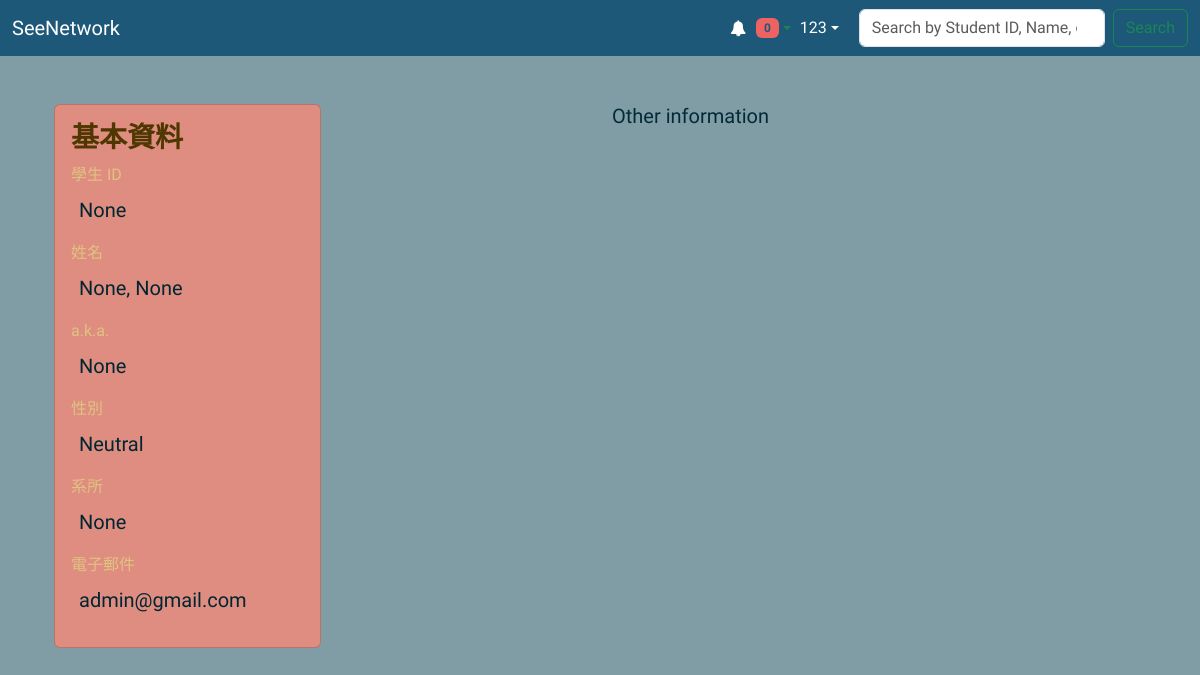
/profile/wecdqwdwqdc (signed in), run on the app's committed database.
### accounts/models.py (models this page shows, shortened)
class CustomUser(AbstractUser):
    student_id = models.CharField(max_length=10, unique=True, blank=True, null=True)
    first_name = models.CharField(max_length=30, blank=True, null=True)
    last_name = models.CharField(max_length=30, blank=True, null=True)
    nick_name = models.CharField(max_length=30, blank=True, null=True)
    gender = models.CharField(max_length=1, default='n', choices=Gender.choices)
    department = models.CharField(max_length=10, blank=True, null=True, choices=Department.choices)
    slug = models.SlugField(max_length=25, verbose_name='User Slug', unique=True)
    class Meta:
        verbose_name = 'User'
        verbose_name_plural = 'Users'

### accounts/views.py (the view)
# urls.py: path('profile/<slug:user_slug>', accounts_views.profile_view, name='profile_view'),
def profile_view(request, user_slug):
    user = request.user
    profile_owner = get_object_or_404(User, slug=user_slug)
    profile_form = UserProfileForm(instance=profile_owner)
    if request.method == 'GET':
    	show_current_profile=True
    if request.method == 'POST':
        profile_form = UserProfileForm(request.POST, instance=user)
        if profile_form.is_valid():
            profile_form.save()
    return render(request, 'profile.html', {'user': user, 'profile_owner': profile_owner, 'profile_form': profile_form, 'show_current_profile': show_current_profile, 'slug': user_slug})

### accounts/forms.py
class UserProfileForm(forms.ModelForm):
    email = forms.CharField(max_length=254, required=True, widget=forms.EmailInput())
    class Meta:
        model = User
        fields = ['student_id', 'first_name', 'last_name', 'nick_name', 'gender', 'department', 'email']

### templates/profile.html (shortened to what this page needs)
{% extends 'base.html' %}
{% load static %}
{% block stylesheet %}
  <link rel="stylesheet" href="{% static 'css/dark-light.css' %}">
{% endblock %}
{% load user_filter %}
{% block content %}
  <div class="container-fluid adaptive">
    <div class="row">
      <div class="col-md-6">
        <div class="card w-50 profile-adaptive">
          <div class="card-body">
            <h5 class="card-title fs-3 fw-bolder profile-adaptive">基本資料</h5>
            <div class="mb-3">
              <label for="student_id" class="form-label fs-6 profile-adaptive">學生 ID</label>
              <p class="fw-normal ms-2 fs-5 profile-adaptive">{{ profile_owner.student_id }}</p>
            </div>
            <div class="mb-3">
              <label for="first_name" class="form-label fs-6 profile-adaptive">姓名</label>
              <p class="fw-normal ms-2 fs-5 profile-adaptive">{{ profile_owner.first_name }}, {{ profile_owner.last_name }}</p>
            </div>
            <div class="mb-3">
              <label for="nick_name" class="form-label fs-6 profile-adaptive">a.k.a.</label>
              <p class="fw-normal ms-2 fs-5 profile-adaptive">{{ profile_owner.nick_name }}</p>
            </div>
            <div class="mb-3">
              <label for="gender" class="form-label fs-6 profile-adaptive">性別</label>
              <p class="fw-normal ms-2 fs-5 profile-adaptive">{{ profile_owner.get_gender_display }}</p>
            </div>
            <div class="mb-3">
              <label for="department" class="form-label fs-6 profile-adaptive">系所</label>
              <p class="fw-normal ms-2 fs-5 profile-adaptive">{{ profile_owner.get_department_display }}</p>
            </div>
            <div class="mb-3">
              <label for="email" class="form-label fs-6 profile-adaptive">電子郵件</label>
              <p class="fw-normal ms-2 fs-5 profile-adaptive">{{ profile_owner.email }}</p>
            </div>
          </div>
        </div>
      </div>
      <div class="col-md-6">
        <h5 class="card-title">Other information</h5>
      </div>
    </div>
  </div>
  {% if profile_owner.slug  == user.slug %}
  {% load crispy_forms_tags %}
  {% endif %}
{% endblock %}

### templates/includes/nav.html (shortened to what this page needs)
<nav class="navbar navbar-expand-lg" style="background-color: #1D5879;">
  <div class="container-fluid">
    <a class="navbar-brand" href="{% url 'home' %}" style="color: white;">SeeNetwork</a>
    <div class="collapse navbar-collapse" id="mainMenu">
      <ul class="navbar-nav ms-auto">
        {% if user.is_authenticated %}{% load notifications_tags %}
          <li class="nav-item dropdown notification-ui">
            <a href="#" class="font-weight-bold text-success nav-link dropdown-toggle" id="notificationMenu" role="button" data-bs-toggle="dropdown" aria-haspopup="true" aria-expanded="false" style="color: white;">
              <i class="fa fa-bell" style="color: white;"></i>
              <span class='badge badge-pill' style="background-color: #EF6262; color: #1D5879;">
                {% notifications_unread as unread_count %}
                {% if unread_count %}
                  {{ unread_count }}
                {% else %}
                  0
                {% endif %}
              </span>
            </a>
            </div>
          <li class="nav-item dropdown">
            <a class="nav-link dropdown-toggle" href="#" id="userMenu" role="button" data-bs-toggle="dropdown" aria-haspopup="true" aria-expanded="false" style="color: white; padding-right: 20px; padding-left:1px;">
              {{ user.username }}
            </a>
          </li>
        {% else %}
          <form class="form-inline ml-auto">
            <a href="{% url 'login' %}" class="btn btn-outline-secondary" style="background-color: #1D5879; color: white;">Log in</a>
            <a href="{% url 'signup' %}" class="btn btn-primary ml-2" style="background-color: #FFAD5A; color: #1D5879;">Sign up</a>
          </form>
        {% endif %}
      {% if user.is_authenticated %}
        <form class="d-flex" method="get" action="{% url 'search_users' %}">
          <input type="search" class="form-control me-2" id="search_query" name="q" placeholder="Search by Student ID, Name, or Email" aria-abel="Search" required>
          <button class="btn btn-outline-success" type="submit">Search</button>
        </form>
      {% endif %}
    </div>
</nav>

### static/css/dark-light.css (style rules this page uses)
@media (prefers-color-scheme: light) { body { background: #809DA5; } }
@media (prefers-color-scheme: light) { .container-fluid.adaptive { background: #809DA5; color: #012B37; } }
@media (prefers-color-scheme: light) { .card.profile-adaptive { background: #DF8D80; color: #809DA5; } }
@media (prefers-color-scheme: light) { .card-title.profile-adaptive { background: ; color: #4E3700; } }
@media (prefers-color-scheme: light) { .form-label.profile-adaptive { background: ; color: #DFC380; } }
@media (prefers-color-scheme: light) { .fw-normal.profile-adaptive { color: #012631; } }

### static/css/nav.css (style rules this page uses)
body { font-family: "Roboto", sans-serif; background: #E6E9ED; min-height: 100vh; position: relative; }
.notification-ui a { display: none; }
.notification-ui a, .nav-link.dropdown-toggle { padding: 8px 15px; display: flex; align-items: center; }
.notification-ui .fa-bell, .nav-link.dropdown-toggle .fa-user { margin-right: 10px; }
li.nav-item { list-style-type: none; margin: 0; padding: 0; }

### templates/base.html (style rules this page uses)
body { font-family: 'sans-hant'; }

### data on the page
CustomUser: username "123"
CustomUser: student_id "None", first_name "None", last_name "None", nick_name "None", gender "Neutral", department "None", email "admin@gmail.com"
